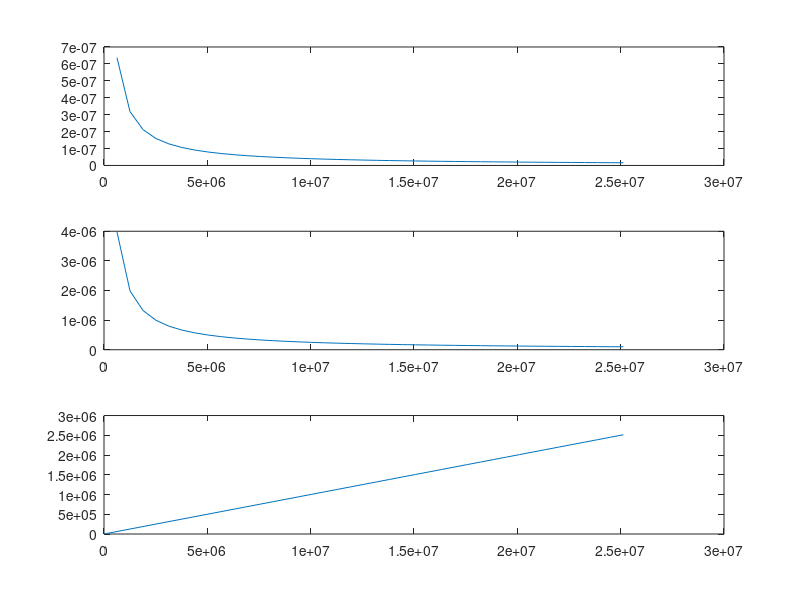

Reproduce this figure in MATLAB.
%%Circuito Paralelo
function [w0,L,C,BW]=cparalelo
w0=2*pi*(0:0.1e6:4e6);
Q=10;
R=50;
Ri=50;
L=zeros(41,1);
C=zeros(41,1);
BW=zeros(41,1);
for i=1:1:41
C(i)=Q/(((R*Ri)/(R+Ri))*w0(i));
end
for i=1:1:41
L(i)=1/(w0(i)^2*C(i));
end
for i=1:1:41
BW(i)=1/(((R*Ri)/(R+Ri))*C(i));
end
subplot(3,1,1);
plot(w0,C);
subplot(3,1,2);
plot(w0,L);
subplot(3,1,3);
plot(w0,BW);

end